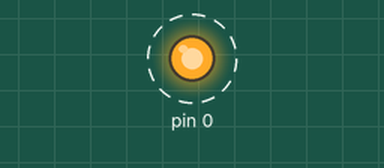
Recording of a sketch running on a simulated Arduino Uno, built with avr-gcc and run on an emulated ATmega328P. On the bench: output pins drawn as LEDs (lit = HIGH). Dashed ring = blinking.

Above: at 0.3 s.
Timing chart, 0 to 3.0 s (numbered marks = the images above):
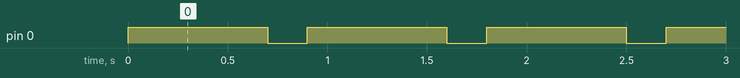

Measured:
- by itself, pin 0: alternates HIGH for 0.70 s and LOW for 0.20 s

The sketch:

three-lights.ino
```cpp
// define int outside of setup and loop
unsigned int ledPin;
unsigned int ledPin2;
unsigned int ledPin3;


// set up pings
void setup()
{

  pinMode(ledPin, OUTPUT);
  pinMode(ledPin2, OUTPUT);
  pinMode(ledPin3, OUTPUT);
}

void loop()
{

  digitalWrite(ledPin, HIGH);
  digitalWrite(ledPin2, LOW);
  digitalWrite(ledPin3, HIGH);
  delay(700);

  digitalWrite(ledPin, LOW);
  digitalWrite(ledPin2, HIGH);
  digitalWrite(ledPin3, LOW);
  delay(200);


}
```
